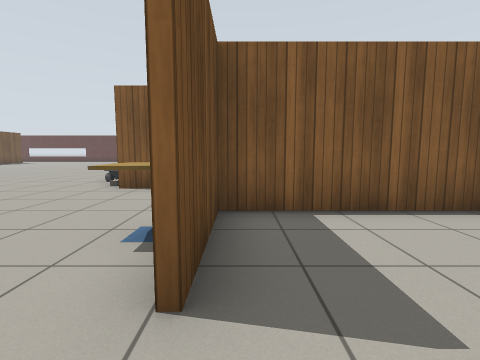
View 1 (above)

24 first-person views from a walk through a Gazebo world. The camera is 0.9 m above the floor, tilts 6° down and sees 85° across. The floor is counted in squares, 1 m on a side. Each view is taken from the middle of a square. On the plan, view 1 faces up. The plan holds only what a view shows up to about 10 squares ahead; the rest is blank. Simple patterns stand in for the simulator's built-in surfaces. Some stock models are drawn as simple stand-ins.

View 2
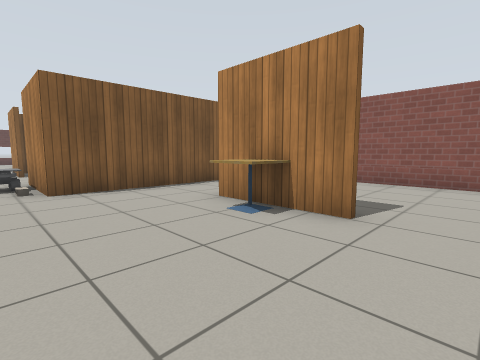

View 3
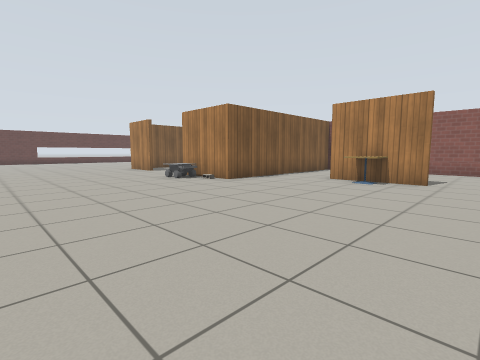

View 4
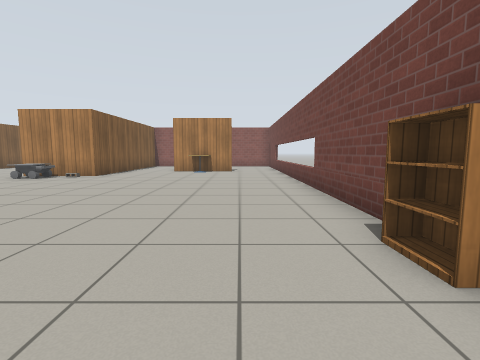

View 5
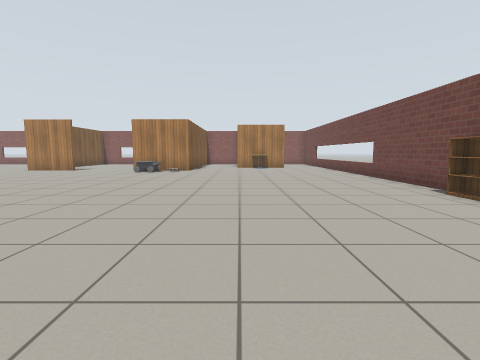

View 6
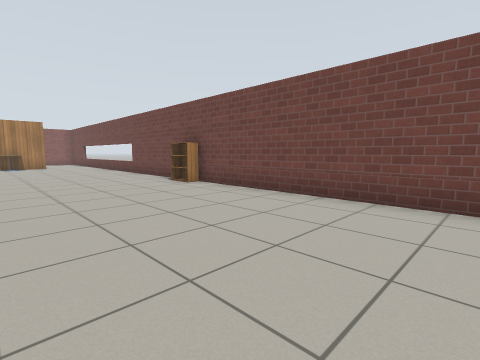

View 7
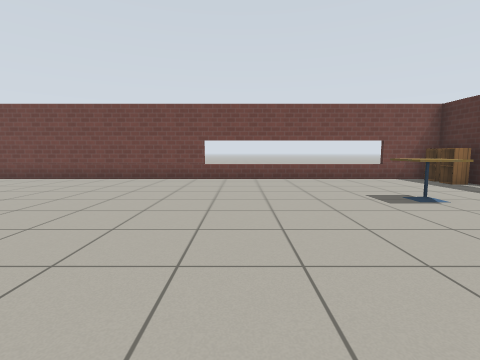

View 8
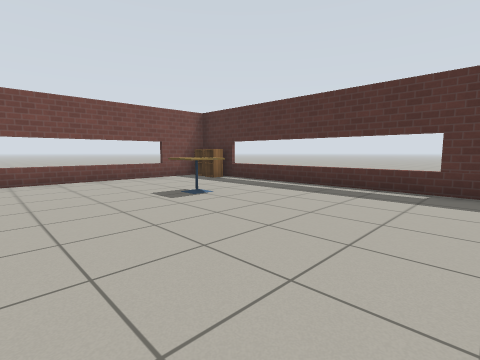

View 9
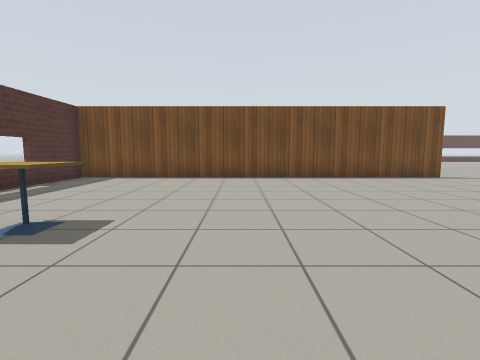

View 10
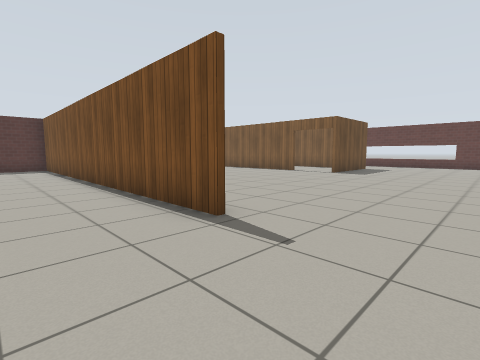

View 11
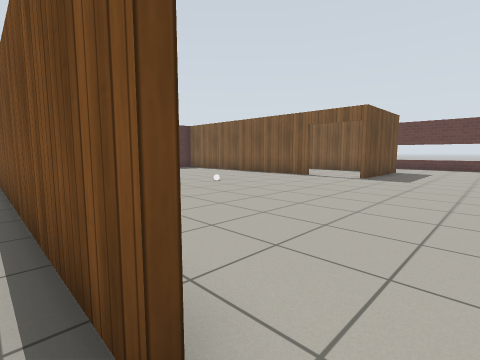

View 12
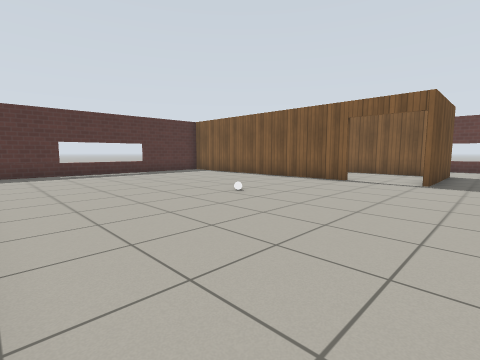

View 13
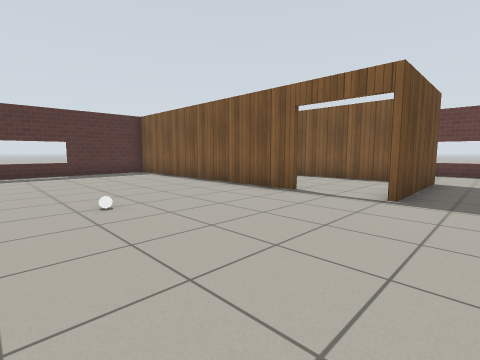

View 14
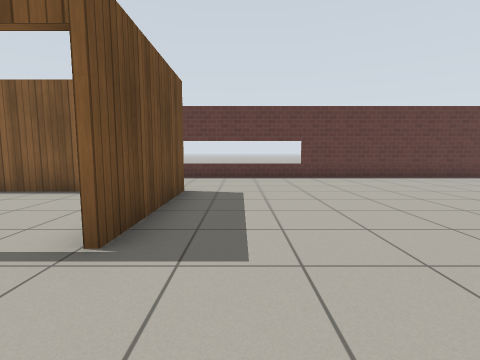

View 15
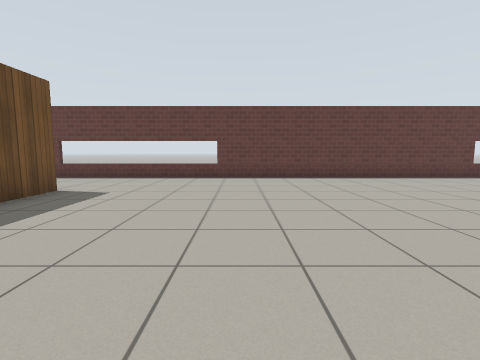

View 16
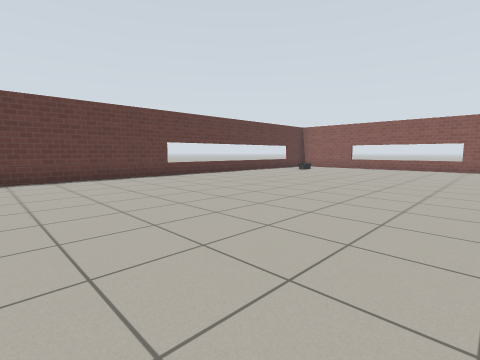

View 17
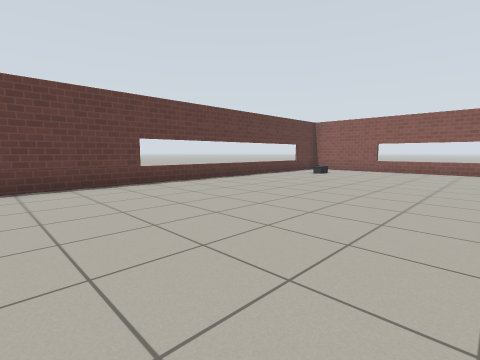

View 18
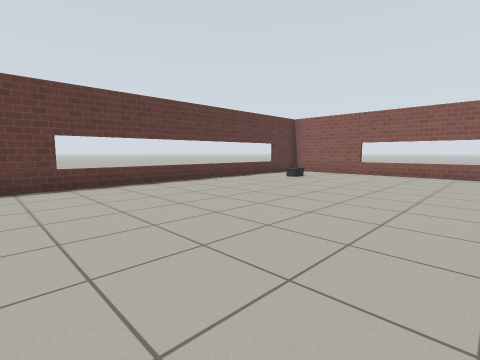

View 19
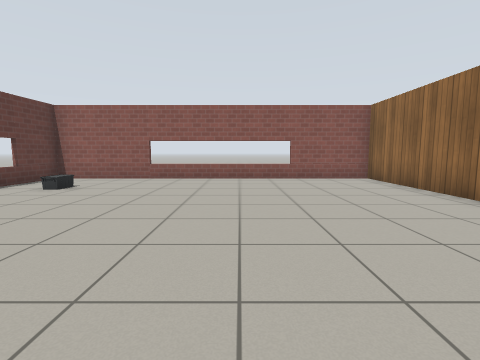

View 20
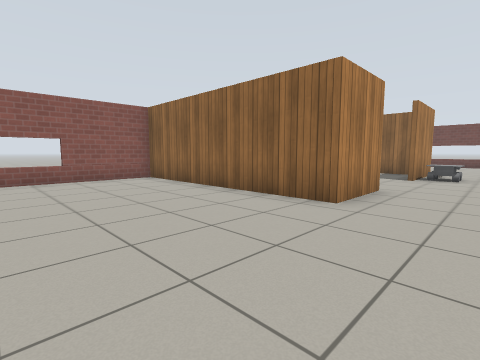

View 21
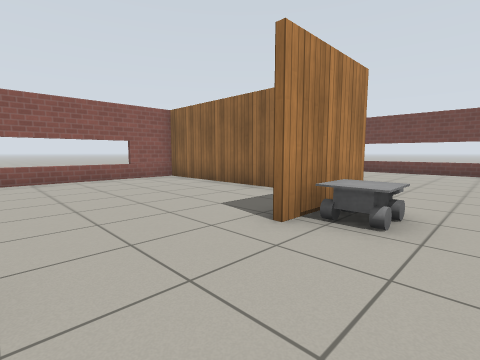

View 22
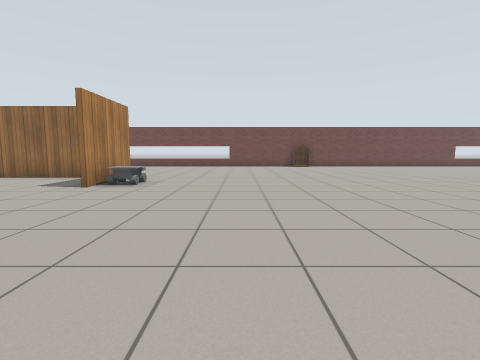

View 23
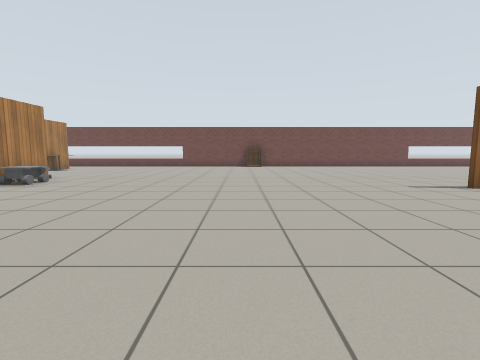

View 24
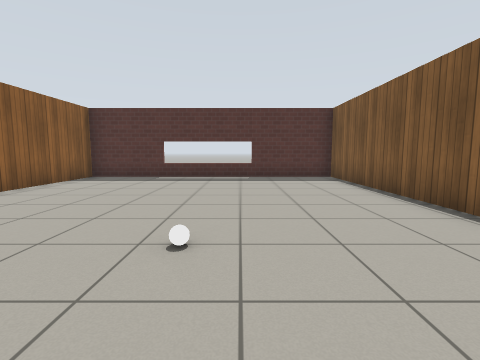

### Floor plan
Points are (right, up) in squares from view 1. A wall is a line through its corners. A room is listed if a view was taken in it or the views show most of it. See-through windows are left out.
Room 1 (view 1)
walls: (4.1, 0.2) (4.1, 3.1); (3.8, 4) (-0.3, 4) (-0.3, 1.4)
ways out: opening at (0, 0.5) to room 2
Room 2 (views 2, 3, 4, 5, 6, 7, 8, 9, 10, 11, 12, 13, 14, 15, 16, 17, 18, 19, 20, 21, 22, 23, 24)
walls: (-15.7, 9.4) (-28.7, 9.4) (-28.7, -0.9) (-3, -0.9); (-3, 12.2) (-3, 14.5) (4.1, 14.5) (4.1, 25.3) (2.9, 25.3); (-20.5, 18.4) (-28.7, 18.4) (-28.7, 9.5) (-24.9, 9.5); (-1.4, 6.7) (4.1, 6.7) (4.1, 11.6); (-18.3, 22.1) (-18.3, 18.3); (1.6, 6.5) (-3, 6.5) (-3, 9.4); (-5, 25.3) (-15.1, 25.3); (-19.9, 25.3) (-20.6, 25.3); (-0.5, 1.4) (-0.5, 4.2)
ways out: opening at (0, 0.5) to room 1; open door at (-19.5, 18.5)
objects: cabinet (-28, 0); cafe table (-26, 3) to (-25, 3); white ball (-21, 14); bookshelf (-11, -1); other object (-4, 8) to (-4, 9); cafe table (-1, 3); other object (2, 24)

Positions as (right, up) in squares from view 1, and headings:
1: (0, 0), facing up
2: (-4, 0), facing up-right
3: (-9, 0), facing up-right
4: (-13, 1), facing right
5: (-16, 4), facing right
6: (-18, 4), facing down-right
7: (-22, 8), facing down
8: (-22, 8), facing down-left
9: (-23, 0), facing up
10: (-13, 7), facing up-left
11: (-15, 9), facing up-left
12: (-17, 10), facing up-left
13: (-17, 13), facing up-left
14: (-17, 16), facing up
15: (-14, 16), facing up
16: (-11, 16), facing up-right
17: (-9, 18), facing up-right
18: (-7, 18), facing up-right
19: (-5, 19), facing right
20: (-5, 19), facing down-right
21: (-5, 12), facing down-right
22: (-7, 16), facing down
23: (-10, 16), facing down
24: (-19, 15), facing left
